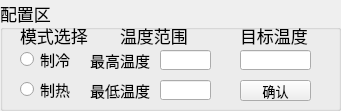
  <widget class="QGroupBox" name="configBox">
   <property name="geometry">
    <rect>
     <x>40</x>
     <y>120</y>
     <width>341</width>
     <height>111</height>
    </rect>
   </property>
   <property name="font">
    <font>
     <family>Adobe Arabic</family>
     <pointsize>13</pointsize>
    </font>
   </property>
   <property name="title">
    <string>配置区</string>
   </property>
   <widget class="QLabel" name="modeLabel">
    <property name="geometry">
     <rect>
      <x>20</x>
      <y>20</y>
      <width>71</width>
      <height>31</height>
     </rect>
    </property>
    <property name="font">
     <font>
      <pointsize>13</pointsize>
     </font>
    </property>
    <property name="text">
     <string>模式选择</string>
    </property>
   </widget>
   <widget class="QRadioButton" name="coolRadio">
    <property name="geometry">
     <rect>
      <x>20</x>
      <y>50</y>
      <width>53</width>
      <height>19</height>
     </rect>
    </property>
    <property name="font">
     <font>
      <pointsize>11</pointsize>
     </font>
    </property>
    <property name="text">
     <string>制冷</string>
    </property>
   </widget>
   <widget class="QRadioButton" name="heatRadio">
    <property name="geometry">
     <rect>
      <x>20</x>
      <y>80</y>
      <width>53</width>
      <height>19</height>
     </rect>
    </property>
    <property name="font">
     <font>
      <pointsize>11</pointsize>
     </font>
    </property>
    <property name="text">
     <string>制热</string>
    </property>
   </widget>
   <widget class="QLabel" name="tmpRangeLabel">
    <property name="geometry">
     <rect>
      <x>120</x>
      <y>20</y>
      <width>71</width>
      <height>31</height>
     </rect>
    </property>
    <property name="font">
     <font>
      <pointsize>13</pointsize>
     </font>
    </property>
    <property name="text">
     <string>温度范围</string>
    </property>
   </widget>
   <widget class="QLineEdit" name="targetTmpEdit">
    <property name="geometry">
     <rect>
      <x>240</x>
      <y>50</y>
      <width>71</width>
      <height>20</height>
     </rect>
    </property>
   </widget>
   <widget class="QLabel" name="targetTmpLabel">
    <property name="geometry">
     <rect>
      <x>240</x>
      <y>20</y>
      <width>81</width>
      <height>31</height>
     </rect>
    </property>
    <property name="font">
     <font>
      <pointsize>13</pointsize>
     </font>
    </property>
    <property name="text">
     <string>目标温度</string>
    </property>
   </widget>
   <widget class="QLineEdit" name="highestTmpEdit">
    <property name="geometry">
     <rect>
      <x>160</x>
      <y>50</y>
      <width>51</width>
      <height>20</height>
     </rect>
    </property>
   </widget>
   <widget class="QLineEdit" name="lowestTmpEdit">
    <property name="geometry">
     <rect>
      <x>160</x>
      <y>80</y>
      <width>51</width>
      <height>20</height>
     </rect>
    </property>
   </widget>
   <widget class="QLabel" name="highestTmpLabel">
    <property name="geometry">
     <rect>
      <x>90</x>
      <y>50</y>
      <width>71</width>
      <height>21</height>
     </rect>
    </property>
    <property name="font">
     <font>
      <pointsize>11</pointsize>
     </font>
    </property>
    <property name="text">
     <string>最高温度</string>
    </property>
   </widget>
   <widget class="QLabel" name="lowestTmpLabel">
    <property name="geometry">
     <rect>
      <x>90</x>
      <y>80</y>
      <width>71</width>
      <height>21</height>
     </rect>
    </property>
    <property name="font">
     <font>
      <pointsize>11</pointsize>
     </font>
    </property>
    <property name="text">
     <string>最低温度</string>
    </property>
   </widget>
   <widget class="QPushButton" name="okButton">
    <property name="geometry">
     <rect>
      <x>240</x>
      <y>80</y>
      <width>71</width>
      <height>21</height>
     </rect>
    </property>
    <property name="font">
     <font>
      <pointsize>10</pointsize>
     </font>
    </property>
    <property name="text">
     <string>确认</string>
    </property>
   </widget>
  </widget>
